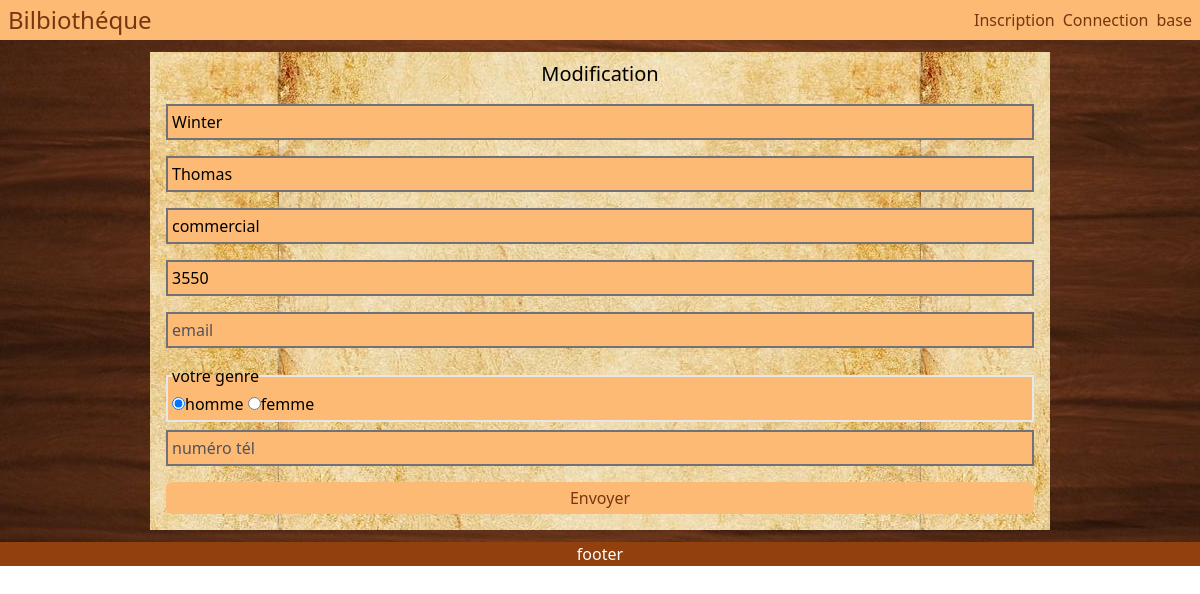
Screenshot of /modif.php?id_employer=415 with the database file from the repository.
### tables this page shows
CREATE TABLE employes (
  id_employes int(3) NOT NULL,
  prenom varchar(20) DEFAULT NULL,
  nom varchar(20) DEFAULT NULL,
  sexe enum('m','f') NOT NULL,
  service varchar(30) DEFAULT NULL,
  date_embauche date DEFAULT NULL,
  salaire int(10) DEFAULT NULL
);

### modif.php (the view, shortened to what this page needs)
<?php
include "./template/header.php";
require "db.php";
parse_str($_SERVER['QUERY_STRING'], $output);
$id = (int)$output["id_employer"];
$read_id = $pdo->query('SELECT * FROM employes WHERE id_employes=' . $id);
$info = $read_id->fetchAll();
$current = $info[0];
?>
<main class="bg-[url(../img/FondBoisVernis.jpg)] bg-center">
    <section class="w-full flex justify-center">
        <div class="bg-[url(../img/VieuxPapier.jpg)] bg-center my-3 p-2 w-3/4 flex flex-col place-content-center">
            <h2 class="text-xl text-center">Modification</h2>
            <form class="flex flex-col space-y-2 w-full p-2" action="" method="POST">
                <input id="surnameUser" class="border-2 placeholder:text-zinc-600 border-zinc-500 bg-orange-300 p-1" type="text" name="surname" placeholder="prenom" value="<?php echo $current["nom"] ?>">
                <input id="nameUser" class="border-2 placeholder:text-zinc-600 border-zinc-500 bg-orange-300 p-1" type="text" name="name_user" placeholder="nom" value="<?php echo @$current["prenom"] ?>">
                <input id="service" class="border-2 placeholder:text-zinc-600 border-zinc-500 bg-orange-300 p-1" type="text" name="service" placeholder="profession" value="<?php echo @$current["service"] ?>">
                <input id="salaire" class="border-2 placeholder:text-zinc-600 border-zinc-500 bg-orange-300 p-1" type="number" name="salaire" placeholder="salaire" value="<?php echo @$current["salaire"] ?>">
                <input id="mail" class="border-2 placeholder:text-zinc-600 border-zinc-500 bg-orange-300 p-1" type="email" name="mail" placeholder="email" value="<?php echo @$current["Email"] ?>">
                <fieldset id="genre" class="border-2 bg-orange-300 p-1">
                    <legend>votre genre</legend>
                    <input type="radio" name="sexe" id="" value="m" <?php if($current["sexe"] == "m") echo "checked" ?> /><label for="">homme</label>
                    <input type="radio" name="sexe" id="" value="f" <?php if($current["sexe"] == "f") echo "checked" ?> /><label for="">femme</label>
                </fieldset>
                <input type="tel" class="border-2 placeholder:text-zinc-600 border-zinc-500 bg-orange-300 p-1" placeholder="numéro tél" name="num" value="<?php echo @$current["numero"] ?>">
                <input type="submit" name="submit" class="p-1 rounded-md cursor-pointer bg-orange-300 text-amber-900 disabled:text-black disabled:bg-slate-400 disabled:cursor-default" value="Envoyer">
            </form>
        </div>
    </section>
</main>
<?php include "./template/footer.php" ?>

### asset/css/out.css (style rules this page uses)
html, :host { line-height: 1.5; -webkit-text-size-adjust: 100%; -moz-tab-size: 4; -o-tab-size: 4; tab-size: 4; font-family: ui-sans-serif, system-ui, sans-serif, "Apple Color Emoji", "Segoe UI Emoji", "Segoe UI Symbol", "Noto Color Emoji"; font-feature-settings: normal; font-variation-settings: normal; -webkit-tap-highlight-color: transparent; }
body { margin: 0; line-height: inherit; }
h1, h2, h3, h4, h5, h6 { font-size: inherit; font-weight: inherit; }
button, input, optgroup, select, textarea { font-family: inherit; font-feature-settings: inherit; font-variation-settings: inherit; font-size: 100%; font-weight: inherit; line-height: inherit; letter-spacing: inherit; color: inherit; margin: 0; padding: 0; }
button, input:where([type='button']), input:where([type='reset']), input:where([type='submit']) { -webkit-appearance: button; background-color: transparent; background-image: none; }
blockquote, dl, dd, h1, h2, h3, h4, h5, h6, hr, figure, p, pre { margin: 0; }
fieldset { margin: 0; padding: 0; }
legend { padding: 0; }
input::placeholder, textarea::placeholder { opacity: 1; color: #9ca3af; }
.my-3 { margin-top: 0.75rem; margin-bottom: 0.75rem; }
.flex { display: flex; }
.w-3\/4 { width: 75%; }
.w-full { width: 100%; }
.cursor-pointer { cursor: pointer; }
.flex-col { flex-direction: column; }
.place-content-center { place-content: center; }
.justify-center { justify-content: center; }
.space-y-2 > :not([hidden]) ~ :not([hidden]) { --tw-space-y-reverse: 0; margin-top: calc(0.5rem * calc(1 - var(--tw-space-y-reverse))); margin-bottom: calc(0.5rem * var(--tw-space-y-reverse)); }
.rounded-md { border-radius: 0.375rem; }
.border-2 { border-width: 2px; }
.border-zinc-500 { --tw-border-opacity: 1; border-color: rgb(113 113 122 / var(--tw-border-opacity, 1)); }
.bg-orange-300 { --tw-bg-opacity: 1; background-color: rgb(253 186 116 / var(--tw-bg-opacity, 1)); }
.bg-\[url\(\.\.\/img\/FondBoisVernis\.jpg\)\] { background-image: url(../img/FondBoisVernis.jpg); }
.bg-\[url\(\.\.\/img\/VieuxPapier\.jpg\)\] { background-image: url(../img/VieuxPapier.jpg); }
.bg-center { background-position: center; }
.p-1 { padding: 0.25rem; }
.p-2 { padding: 0.5rem; }
.text-center { text-align: center; }
.text-xl { font-size: 1.25rem; line-height: 1.75rem; }
.text-amber-900 { --tw-text-opacity: 1; color: rgb(120 53 15 / var(--tw-text-opacity, 1)); }
.placeholder\:text-zinc-600::placeholder { --tw-text-opacity: 1; color: rgb(82 82 91 / var(--tw-text-opacity, 1)); }

### rows the page displays
employes: surname "Winter", name_user "Thomas", service "commercial", salaire "3550", sexe "☑"
